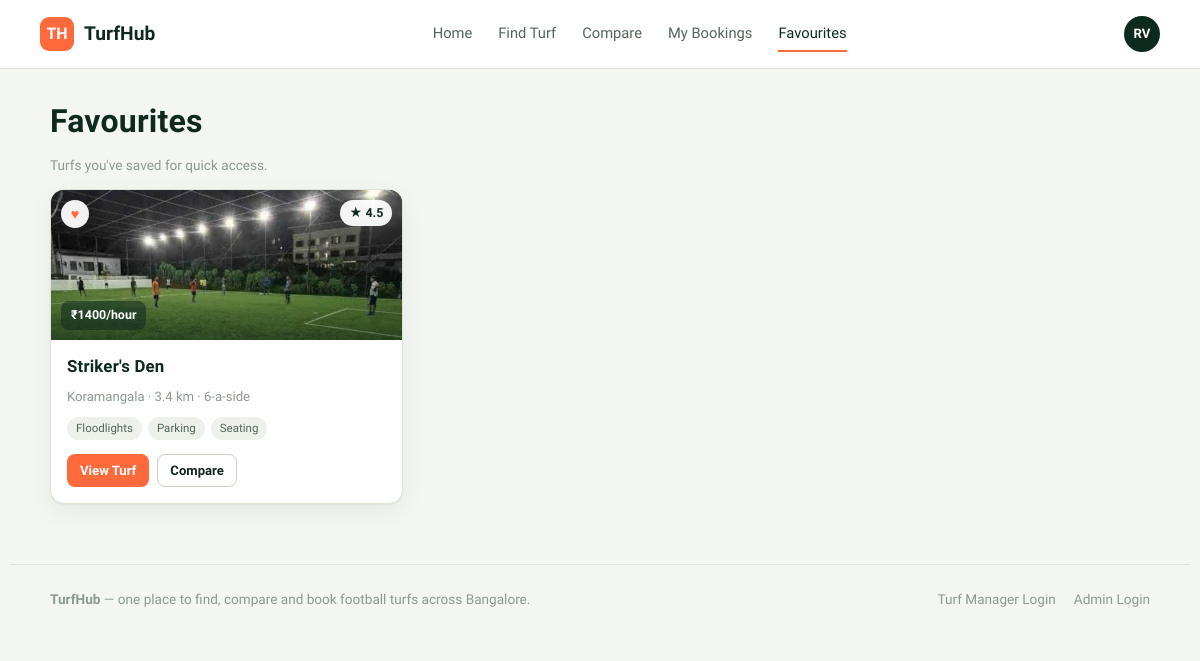
Page /favourites on the committed database.
### tables this page shows
CREATE TABLE turfs (
    id INTEGER PRIMARY KEY,
    name TEXT NOT NULL,
    area TEXT NOT NULL,
    address TEXT NOT NULL,
    manager_id INTEGER REFERENCES managers(id),
    price_per_hour INTEGER NOT NULL,
    turf_type TEXT NOT NULL,          -- 5-a-side / 6-a-side / 7-a-side / 11-a-side
    surface_type TEXT NOT NULL,       -- Artificial Turf / Hybrid Grass / Natural Grass
    description TEXT NOT NULL,
    facilities TEXT NOT NULL,         -- comma separated
    opening_time TEXT NOT NULL,
    closing_time TEXT NOT NULL,
    rating REAL NOT NULL,
    status TEXT NOT NULL DEFAULT 'pending',       -- active / pending / suspended
    verified INTEGER NOT NULL DEFAULT 0,
    image TEXT NOT NULL,
    phone TEXT NOT NULL,
    distance_km REAL NOT NULL,
    created_at TEXT NOT NULL
);

### blueprints/customer/routes.py (the view)
@customer_bp.route("/favourites")
def favourites():
    conn = get_db()
    turfs = conn.execute(
        """SELECT turfs.* FROM favourites JOIN turfs ON turfs.id = favourites.turf_id
           WHERE favourites.customer_id=?""",
        (CURRENT_CUSTOMER_ID,),
    ).fetchall()
    conn.close()
    return render_template("customer/favourites.html", turfs=turfs, facilities_list=_prep(turfs))

### blueprints/customer/routes.py (called while the page is built)
def _turf_facilities(row):
    return [f.strip() for f in row["facilities"].split(",") if f.strip()]

def _prep(rows):
    return {row["id"]: _turf_facilities(row) for row in rows}

### database.py (called while the page is built)
def get_db():
    conn = sqlite3.connect(DATABASE_PATH)
    conn.row_factory = sqlite3.Row
    conn.execute("PRAGMA foreign_keys = ON")
    return conn

### templates/customer/favourites.html (shortened to what this page needs)
{% extends "base_customer.html" %}
{% block customer_content %}
<div style="padding-top:28px;">
  <h1>Favourites</h1>
  <p class="muted">Turfs you've saved for quick access.</p>
</div>
{% if turfs %}
<div class="turf-grid">
  {% for turf in turfs %}
  {% include "customer/_turf_card.html" %}
  {% endfor %}
</div>
{% else %}
<div class="empty-state">
  <h3>No favourites yet</h3>
  <p>Tap the heart on any turf card to save it here.</p>
  <a class="btn btn-outline" href="{{ url_for('customer.find') }}">Browse turfs</a>
</div>
{% endif %}
{% endblock %}

### templates/customer/_turf_card.html (shortened to what this page needs)
<div class="turf-card">
  <div class="turf-card-media">
    <img class="media-photo" src="{{ url_for('static', filename='images/' + (turf.image or 'placeholder.jpg')) }}"
         alt="{{ turf.name }} turf photo"
         onerror="this.onerror=null;this.src='{{ url_for('static', filename='images/placeholder.jpg') }}';">
    <div class="media-overlay"></div>
    <span class="rating-chip">★ {{ turf.rating }}</span>
    <form action="{{ url_for('customer.toggle_favourite', turf_id=turf.id) }}" method="post">
      <button class="fav-chip" type="submit" title="Toggle favourite">♥</button>
    </form>
    <span class="price-chip">₹{{ turf.price_per_hour }}/hour</span>
  </div>
  <div class="turf-card-body">
    <h3><a href="{{ url_for('customer.turf_detail', turf_id=turf.id) }}">{{ turf.name }}</a></h3>
    <div class="turf-meta">{{ turf.area }} · {{ turf.distance_km }} km · {{ turf.turf_type }}</div>
    <div class="chip-row">
      {% for f in facilities_list.get(turf.id, [])[:3] %}
      <span class="chip">{{ f }}</span>
      {% endfor %}
    </div>
    <div class="turf-card-actions">
      <a class="btn btn-primary btn-sm" href="{{ url_for('customer.turf_detail', turf_id=turf.id) }}">View Turf</a>
      <a class="btn btn-outline btn-sm" href="{{ url_for('customer.compare', ids=turf.id) }}">Compare</a>
    </div>
  </div>
</div>

### static/css/style.css (style rules this page uses)
:root { --bg: #F4F7F1; --bg-alt: #FFFFFF; --pitch-900: #0E2A1F; --pitch-800: #163829; --pitch-700: #1F4A36; --pitch-600: #2C5F45; --line: #DEE6D9; --line-strong: #C6D1C0; --ink: #12261C; --ink-soft: #52655A; --ink-faint: #8A9A8E; --accent: #FF6A3D; --accent-dark: #E14F22; --accent-soft: #FFE4D8; --amber: #E39A1F; --amber-soft: #FCEDCB; --success: #2E7D4F; --success-soft: #DCEFE1; --danger: #C63C3C; --danger-soft: #FBE1DF; --radius-sm: 8px; --radius-md: 14px; --radius-lg: 20px; --shadow-card: 0 1px 2px rgba(14,42,31,0.06), 0 8px 24px rgba(14,42,31,0.06); --font-display: 'Barlow Condensed', 'Arial Narrow', sans-serif; --font-body: 'Work Sans', -apple-system, sans-serif; }
* { box-sizing: border-box; }
html, body { margin: 0; padding: 0; }
body { font-family: var(--font-body); background: var(--bg); color: var(--ink); line-height: 1.5; -webkit-font-smoothing: antialiased; }
h1, h2, h3, h4 { font-family: var(--font-display); color: var(--pitch-900); margin: 0 0 0.3em; font-weight: 600; letter-spacing: 0.2px; }
h1 { font-size: 2rem; }
h3 { font-size: 1.2rem; }
p { margin: 0 0 1em; color: var(--ink-soft); }
a { color: inherit; text-decoration: none; }
img { max-width: 100%; display: block; }
.btn { display: inline-flex; align-items: center; justify-content: center; gap: 6px; padding: 10px 18px; border-radius: var(--radius-sm); font-family: var(--font-body); font-weight: 600; font-size: 0.92rem; border: 1px solid transparent; cursor: pointer; transition: transform .08s ease, background .15s ease; }
.btn-primary { background: var(--accent); color: #fff; }
.btn-outline { background: transparent; border-color: var(--line-strong); color: var(--ink); }
.btn-sm { padding: 6px 12px; font-size: 0.82rem; }
.turf-grid { display: grid; grid-template-columns: repeat(auto-fill, minmax(270px, 1fr)); gap: 20px; }
.turf-card { background: var(--bg-alt); border: 1px solid var(--line); border-radius: var(--radius-md); overflow: hidden; box-shadow: var(--shadow-card); display: flex; flex-direction: column; }
.turf-card-media { height: 150px; background: repeating-linear-gradient(115deg, var(--pitch-700) 0 26px, var(--pitch-800) 26px 52px); position: relative; display: flex; align-items: flex-end; padding: 10px; overflow: hidden; }
.turf-card-media .media-photo { position: absolute; inset: 0; width: 100%; height: 100%; object-fit: cover; z-index: 0; }
.turf-card-media .media-overlay { position: absolute; inset: 0; z-index: 1; background: linear-gradient(180deg, rgba(14,42,31,0) 45%, rgba(14,42,31,0.6) 100%); }
.turf-card-media .rating-chip { position: absolute; top: 10px; right: 10px; background: rgba(255,255,255,0.94); color: var(--pitch-900); font-weight: 700; font-size: 0.78rem; padding: 4px 9px; border-radius: 999px; z-index: 2; }
.turf-card-media .fav-chip { position: absolute; top: 10px; left: 10px; background: rgba(255,255,255,0.94); width: 28px; height: 28px; border-radius: 50%; display:flex; align-items:center; justify-content:center; font-size: 0.9rem; border: none; cursor: pointer; color: var(--accent); z-index: 2; }
.turf-card-media .price-chip { background: rgba(14,42,31,0.55); color: #fff; font-size: 0.78rem; padding: 5px 10px; border-radius: var(--radius-sm); font-weight: 600; position: relative; z-index: 2; }
.turf-card-body { padding: 14px 16px 16px; display: flex; flex-direction: column; gap: 8px; flex: 1; }
.turf-card-body h3 { margin: 0; font-size: 1.05rem; }
.turf-meta { font-size: 0.82rem; color: var(--ink-faint); display: flex; gap: 6px; align-items: center; }
.chip-row { display: flex; flex-wrap: wrap; gap: 6px; margin-top: 2px; }
.chip { font-size: 0.72rem; background: #EDF1EA; color: var(--ink-soft); padding: 3px 9px; border-radius: 999px; }
.turf-card-actions { display: flex; gap: 8px; margin-top: auto; padding-top: 6px; }
.muted { color: var(--ink-faint); font-size: 0.85rem; }

### rows in the picture
turfs: image (picture), rating "4.5", price_per_hour "1400", name "Striker's Den", area "Koramangala", distance_km "3.4", turf_type "6-a-side", 3 "Floodlights" "Parking" "Seating"
